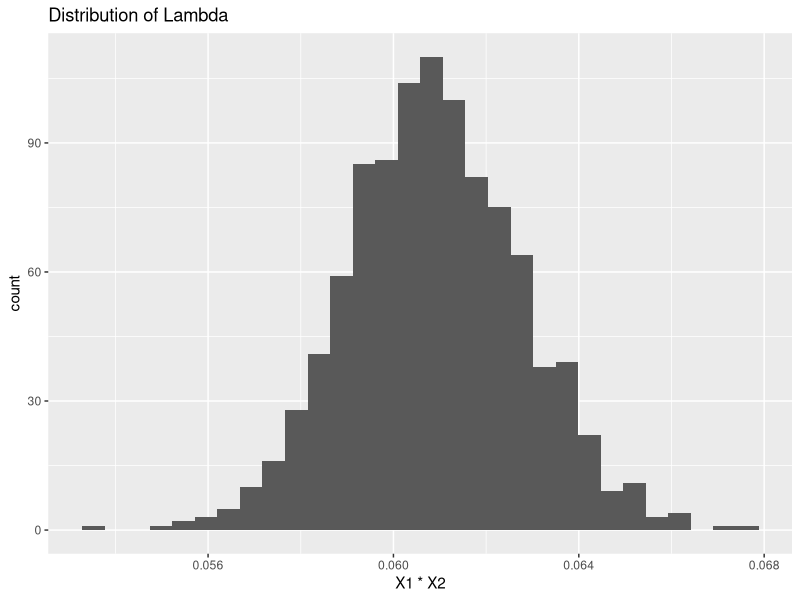

R code for this plot:
## ---- chunk 1
knitr::opts_chunk$set(echo = FALSE)
## ---- chunk 2
knitr::opts_chunk$set(echo = TRUE, cache = TRUE)
library(MASS)
library(ggplot2)
#######################################
# This function is a Gibbs sampler
#
# Args
# start.a: initial value for a
# start.b: initial value for b
# n.sims: number of iterations to run
# data: observed data, should be in a
# data frame with one column
#
# Returns:
# A two column matrix with samples
# for a in first column and
# samples for b in second column
#######################################
## ---- chunk 3
sampleGibbs <- function(start.a, start.b, n.sims, data){
# get sum, which is sufficient statistic
x <- sum(data)
# get n
n <- nrow(data)
# create empty matrix, allocate memory for efficiency
res <- matrix(NA, nrow = n.sims, ncol = 2)
res[1,] <- c(start.a,start.b)
for (i in 2:n.sims){
# sample the values
res[i,1] <- rgamma(1, shape = n+1,
rate = res[i-1,2]*x+1)
res[i,2] <- rgamma(1, shape = n+1,
rate = res[i,1]*x+1)
}
return(res) #this gives us a matrix of simulated drawings for a and b
}
## ---- chunk 4
# run Gibbs sampler
n.sims <- 1000
a = 0.2
b = 0.3 #these are our actual parameter values

set.seed(455)
dist <- rexp(n = n.sims, a*b)
data <-data.frame(dist)

data

# return the result (res)
res <- sampleGibbs(.25,.25, n.sims, data)
res
res.mat <- data.frame(res)

#ggplot(res.mat,aes(x=X1,y=X2))+
  #geom_point()+
  #xlab("Alpha")+
  #ylab("Beta")

ggplot(res.mat, aes(x = X1*X2))+ #we know from our exponential distribution that lambda = ab, so we can find the distribution of lambda for parameter estimation
  geom_histogram()+
  ggtitle("Distribution of Lambda")
